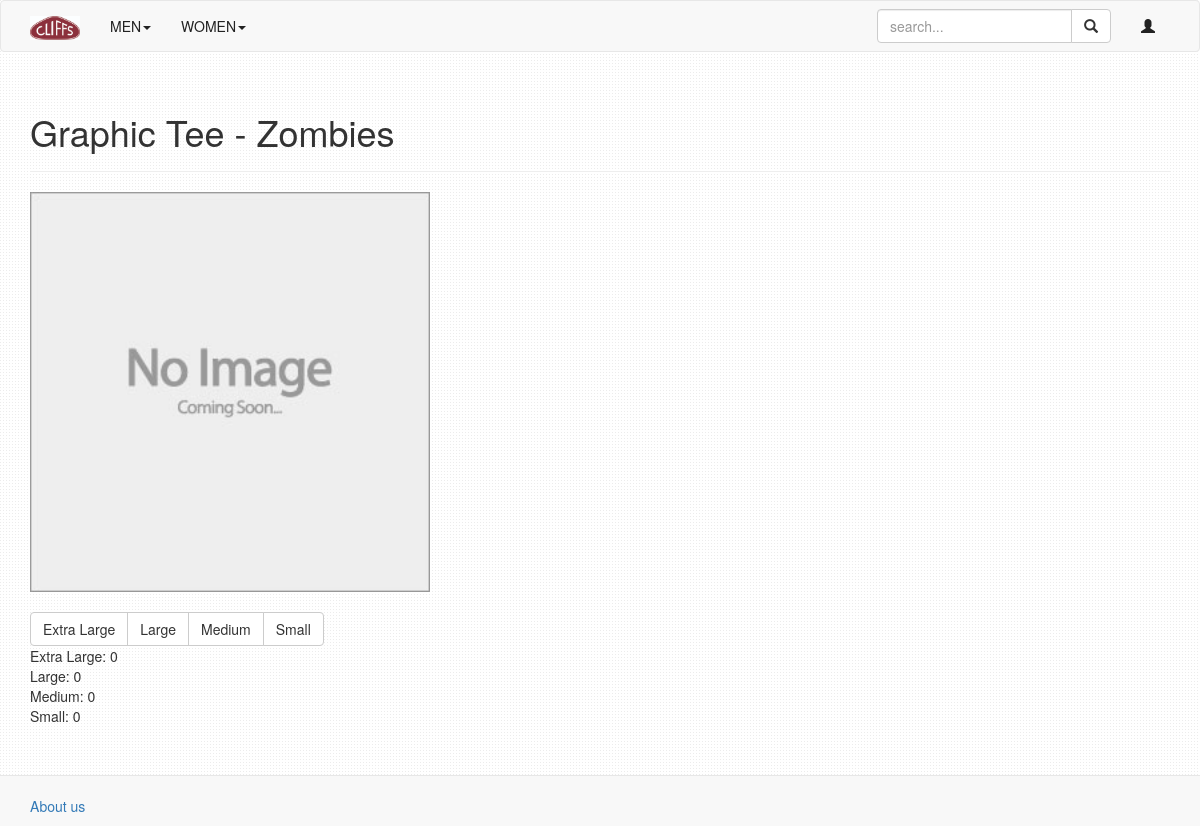
/6/, run on the app's committed database.
### catalog/models.py (models this page shows, shortened)
class Product(models.Model):
    category = models.ForeignKey(Category, on_delete=models.CASCADE)
    name = models.CharField(max_length=30)
    price = models.DecimalField(max_digits=6, decimal_places=2, default=0.00)
    image = models.CharField(max_length=1000, default="/static/catalog/images/Placeholder.jpg")
    stockXL = models.IntegerField(default=0)
    stockL = models.IntegerField(default=0)
    stockM = models.IntegerField(default=0)
    stockS = models.IntegerField(default=0)

### catalog/views.py (the view)
# urls.py: url(r'^(?P<p_id>[0-9]+)/$', views.product, name='prod'),
def product(request, p_id):
    try:
        product = Product.objects.get(id=p_id)
    except Product.DoesNotExist:
        raise Http404("Product is not in our system!")
    context = {'product': product}
    context.update(cat_context)
    return render(request, 'catalog/product_info.html', context)

### catalog/templates/catalog/product_info.html (shortened to what this page needs)
{% extends 'catalog/base.html'%}
{% block body %}
    <div class="container">
        <div class="page-header">
            <h1>{{product.name}}</h1>
        </div>
        <img src={{product.image}} style="width: 400px; height: 400px;">
        <br><br>
        <div class="btn-group" role="group" aria-label="...">
            <button type="button" class="btn btn-default">Extra Large</button>
            <button type="button" class="btn btn-default">Large</button>
            <button type="button" class="btn btn-default">Medium</button>
            <button type="button" class="btn btn-default">Small</button>
        </div>
        <br>
        Extra Large: {{product.stockXL}}<br>
        Large: {{product.stockL}}<br>
        Medium: {{product.stockM}}<br>
        Small: {{product.stockS}}<br>
    </div>
{% endblock %}

### catalog/static/catalog/style.css (style rules this page uses)
img { max-width: 100%; height: auto; width: auto; }
body { background-image: url('/static/catalog/images/subtle_dots.png'); background-repeat: repeat-y repeat-x; padding-bottom: 100px; }

### data on the page
Product: name "Graphic Tee - Zombies", image (placeholder picture), stockXL "0", stockL "0", stockM "0", stockS "0"
